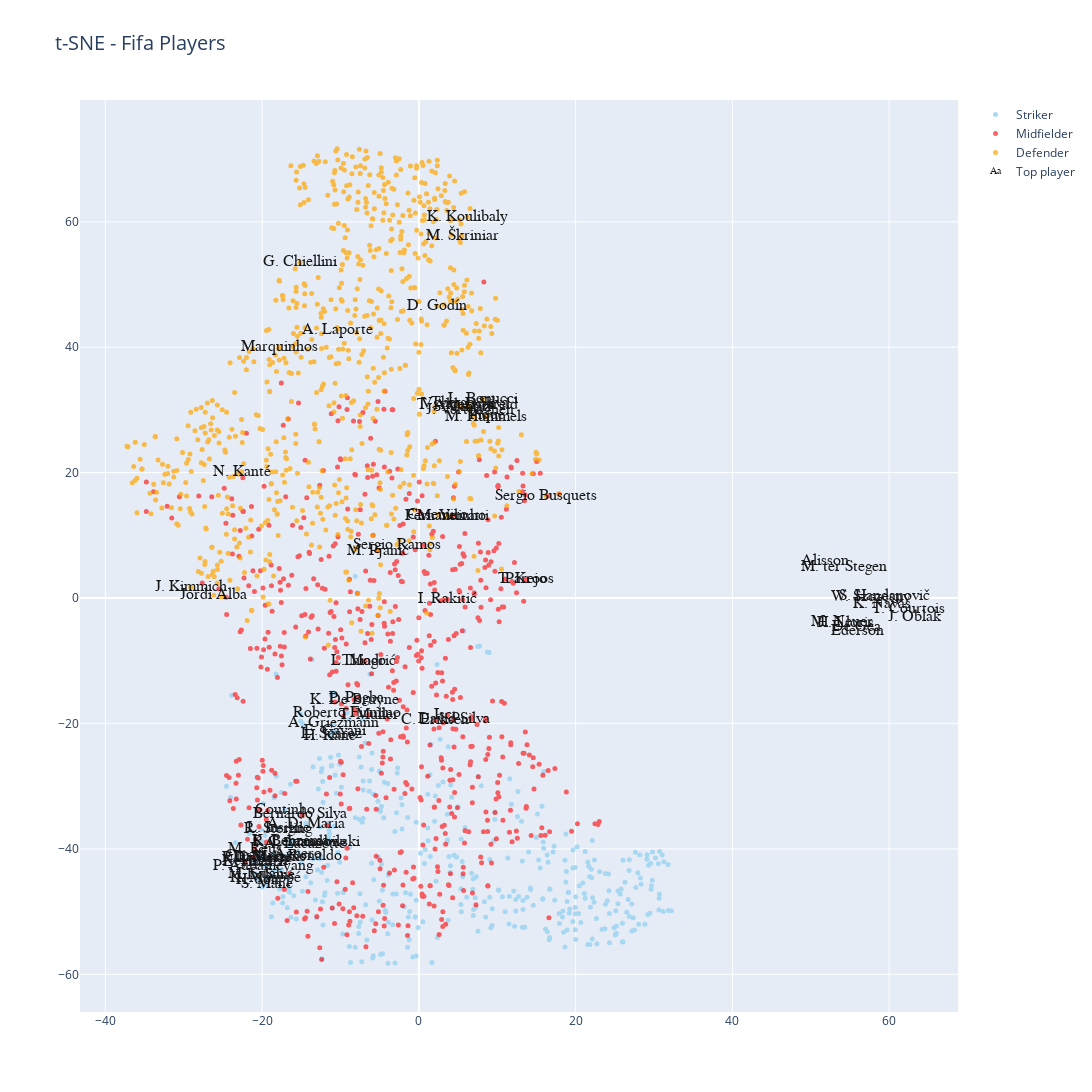

The notebook cell this image was saved under:
### Code cell
bool_striker= df_sne["Position2"] == 'Forward'
bool_midfielder= df_sne["Position2"] == 'Midfielder'
bool_defender= df_sne["Position2"] == 'Defender'
bool_gk= df_sne["Position2"] == 'GK'

bool_crack=df_sne["overall"] > 85

palette=['navy','red','#A2D5F2','orange','green','pink']  
data=[]

striker =go.Scatter(x=X_tsne[bool_striker,0], y=X_tsne[bool_striker,1],name='Striker',
                      text=df_sne.loc[bool_striker,'short_name'],
                      opacity=0.9,marker=dict(color=palette[2],size=5),mode='markers')

midfielder =go.Scatter(x=X_tsne[bool_midfielder,0], y=X_tsne[bool_midfielder,1],name='Midfielder',
                      text=df_sne.loc[bool_midfielder,'short_name'],
                      opacity=0.6,marker=dict(color=palette[1],size=5),mode='markers')

defender =go.Scatter(x=X_tsne[bool_defender,0], y=X_tsne[bool_defender,1],name='Defender',
                      text=df_sne.loc[bool_defender,'short_name'],
                      opacity=0.7,marker=dict(color=palette[3],size=5),mode='markers')

gk =go.Scatter(x=X_tsne[bool_gk,0], y=X_tsne[bool_gk,1],name='GK',
                      text=df_sne.loc[bool_gk,'short_name'],
                      opacity=0.4,marker=dict(color=palette[4],size=5),mode='markers')

crack =go.Scatter(x=X_tsne[bool_crack,0], y=X_tsne[bool_crack,1],name='Top player',
                      text=df_sne.loc[bool_crack,'short_name'],textfont=dict(family='sans serif',color='black',size=16),
                      opacity=0.9,mode='text')

data=[striker,midfielder,defender,gk,crack]

layout = go.Layout(title="t-SNE - Fifa Players",titlefont=dict(size=20),
                autosize=False, width=1150,height=1150)

fig = go.Figure(data=data, layout=layout)

iplot(fig)
#plot(fig)

### Figure 1 — Plotly figure (JSON) as saved in the notebook; plotly's stock layout.template omitted (floating-point values rounded to 4 significant figures; data arrays with more than 128 entries replaced by an {"elided": "..."} marker saying what was removed)
{"data": [{"marker": {"color": "#A2D5F2", "size": 5}, "mode": "markers", "name": "Striker", "opacity": 0.9, "text": {"elided": "419 str values"}, "type": "scatter", "x": {"elided": "419 float values"}, "y": {"elided": "419 float values"}}, {"marker": {"color": "red", "size": 5}, "mode": "markers", "name": "Midfielder", "opacity": 0.6, "text": {"elided": "613 str values"}, "type": "scatter", "x": {"elided": "613 float values"}, "y": {"elided": "613 float values"}}, {"marker": {"color": "orange", "size": 5}, "mode": "markers", "name": "Defender", "opacity": 0.7, "text": {"elided": "763 str values"}, "type": "scatter", "x": {"elided": "763 float values"}, "y": {"elided": "763 float values"}}, {"marker": {"color": "green", "size": 5}, "mode": "markers", "name": "GK", "opacity": 0.4, "text": [], "type": "scatter", "x": [], "y": []}, {"mode": "text", "name": "Top player", "opacity": 0.9, "text": ["L. Messi", "Cristiano Ronaldo", "Neymar Jr", "J. Oblak", "E. Hazard", "K. De Bruyne", "M. ter Stegen", "V. van Dijk", "L. Modrić", "M. Salah", "K. Mbappé", "K. Koulibaly", "H. Kane", "Alisson", "De Gea", "N. Kanté", "G. Chiellini", "S. Agüero", "Sergio Ramos", "L. Suárez", "R. Lewandowski", "Sergio Busquets", "A. Griezmann", "P. Dybala", "P. Pogba", "Ederson", "R. Sterling", "C. Eriksen", "T. Courtois", "Piqué", "S. Handanovič", "M. Neuer", "H. Lloris", "David Silva", "E. Cavani", "D. Godín", "T. Kroos", "M. Reus", "P. Aubameyang", "S. Mané", "A. Laporte", "Bernardo Silva", "Casemiro", "H. Son", "Fernandinho", "Thiago Silva", "K. Benzema", "J. Vertonghen", "D. Mertens", "M. Hummels", "T. Alderweireld", "Jordi Alba", "Thiago", "K. Navas", "L. Insigne", "L. Sané", "Marquinhos", "M. Škriniar", "M. Verratti", "S. Umtiti", "W. Szczęsny", "J. Kimmich", "Isco", "Roberto Firmino", "I. Rakitić", "M. Pjanić", "A. Di María", "L. Bonucci", "Coutinho", "Parejo", "T. Müller", "C. Immobile", "A. Lacazette"], "textfont": {"color": "black", "family": "sans serif", "size": 16}, "type": "scatter", "x": [-20.03, -17.29, -20.83, 63.19, -20.91, -8.261, 54.25, 4.889, -7.004, -20.83, -19.55, 6.143, -11.31, 51.87, 55.83, -22.61, -15.17, -16.5, -2.797, -11.15, -14.4, 16.21, -10.88, -21.11, -7.898, 56.02, -17.93, 2.062, 62.49, 8.704, 59.37, 54.02, 54.41, 4.448, -10.76, 2.289, 13.61, -20.97, -19.87, -19.38, -10.37, -15.15, 2.426, -20.6, 3.449, 6.523, -16.36, 6.466, -19.05, 8.567, 6.248, -26.17, -6.947, 59.07, -17.93, -18.86, -17.83, 5.505, 4.32, 5.448, 57.73, -29.12, 3.632, -9.138, 3.647, -5.227, -14.41, 8.127, -17.12, 13.69, -6.363, -14.2, -14.57], "y": [-41.5, -41.12, -41.9, -2.941, -42.01, -16.2, 4.931, 30.91, -10.07, -44.01, -44.6, 60.79, -22.05, 5.965, -4.682, 20.14, 53.52, -40.81, 8.529, -21.68, -38.89, 16.26, -19.92, -41.41, -15.94, -5.215, -36.76, -19.49, -1.705, 29.15, 0.3574, -3.741, -3.984, -19.29, -21.25, 46.57, 2.993, -40.03, -42.71, -45.63, 42.81, -34.45, 13.31, -45.01, 13.04, 31.05, -38.8, 30.0, -41.35, 28.92, 30.82, 0.436, -10.02, -0.9565, -36.64, -44.22, 40.06, 57.75, 13.13, 30.48, 0.1387, 1.701, -18.63, -18.26, -0.1872, 7.525, -35.95, 31.75, -33.83, 3.0, -18.59, -38.84, -39.18]}], "layout": {"autosize": false, "height": 1150, "title": {"font": {"size": 20}, "text": "t-SNE - Fifa Players"}, "width": 1150}}
